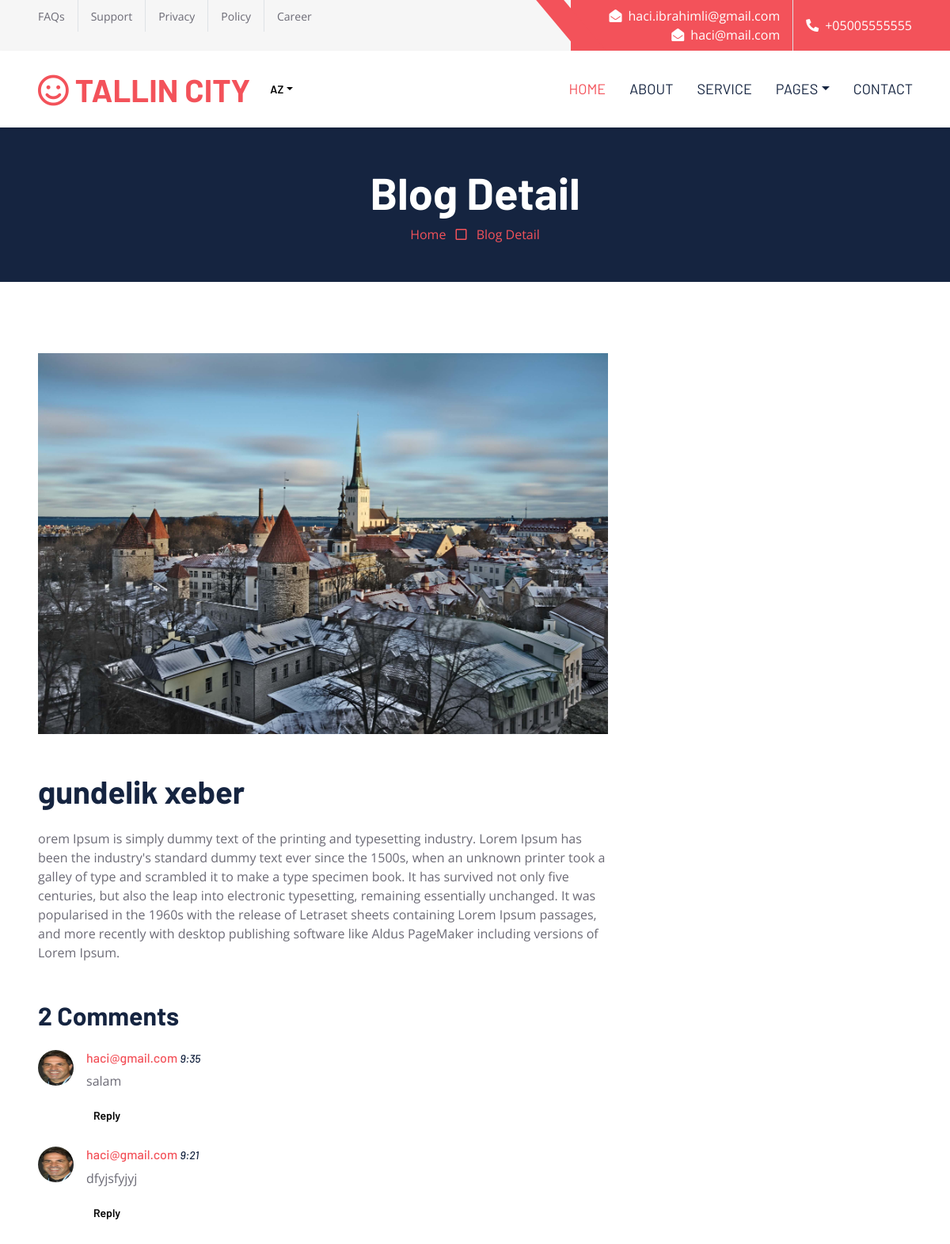
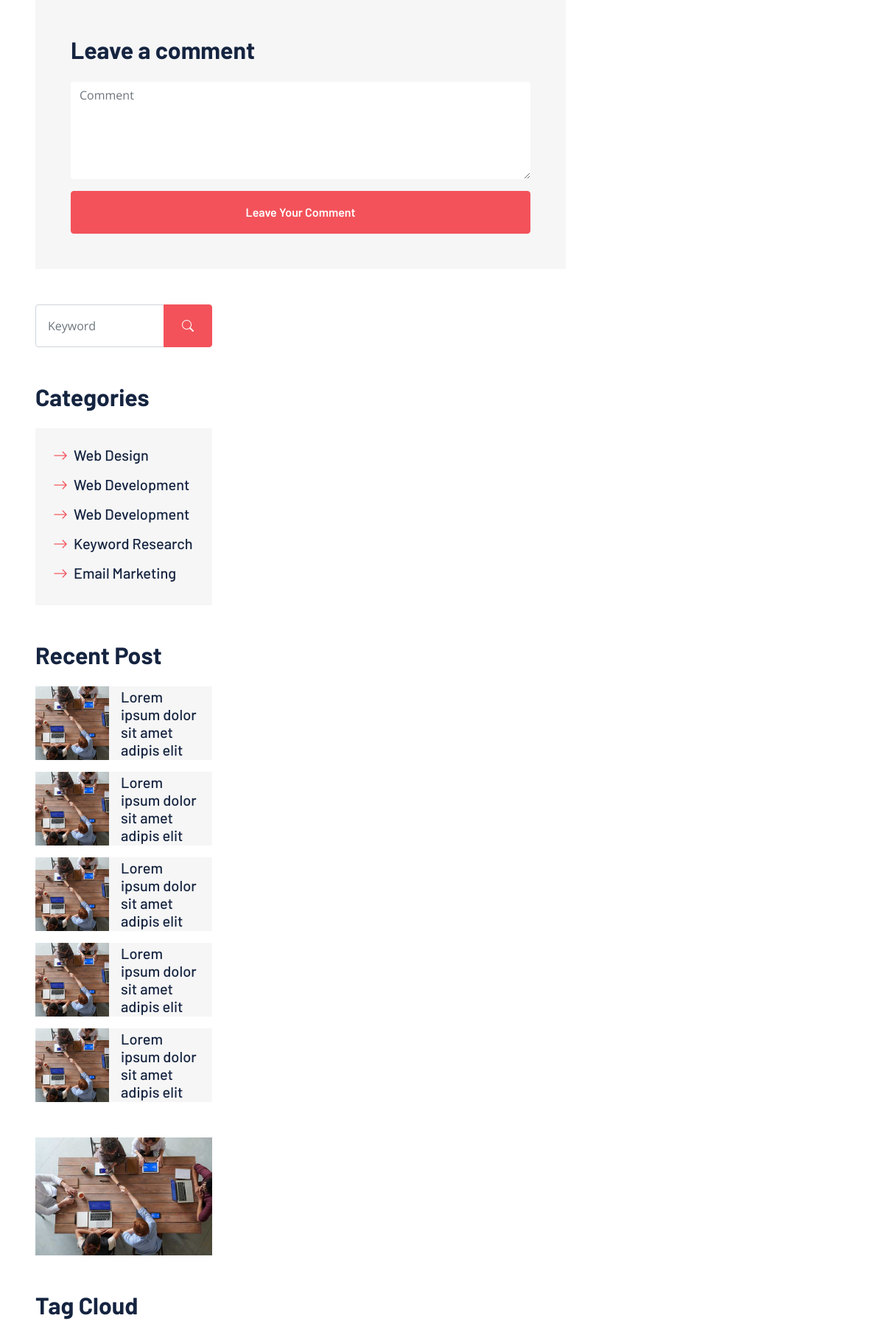
The app's page /blog/detail/cahMCRALwr (upper part) with its own data (2 pictures, top to bottom).
### my_app/models.py (models this page shows, shortened)
class Emails(DateMixin):
    email = models.EmailField(verbose_name='Email')
    def __str__(self):
        return self.email
    class Meta:
        ordering = ("-created_at", )
        verbose_name = "Email"
        verbose_name_plural = "Emailler"

class Phones(DateMixin):
    phone = models.CharField(max_length=255,verbose_name='phone number')
    def __str__(self):
        return self.phone
    class Meta:
        ordering = ("-created_at", )
        verbose_name = "phone"
        verbose_name_plural = "phones"

class MainDetails(DateMixin):
    emails = models.ManyToManyField(Emails,verbose_name='Emails')
    locations = models.ManyToManyField(Location,verbose_name='locations')
    phones = models.ManyToManyField(Phones,verbose_name='phones')
    logo = models.ImageField(upload_to=Uploader.upload_photo_to_logo)
    logo_name = models.CharField(max_length=255,verbose_name='right side of logo')
    map_url = models.TextField(verbose_name='xerite',null=True,blank=True)
    class Meta:
        ordering = ("-created_at", )
        verbose_name = "main information"
        verbose_name_plural = "main informations"

class Blog(SlugMixin, DateMixin):
    title = models.CharField(max_length=255,verbose_name='basliq')
    description = models.TextField(verbose_name='movzu')
    image = models.ImageField(upload_to=Uploader.upload_photo_to_blog,null=True,blank=True)
    class Meta:
     ordering = ('title',)
     verbose_name = 'bloq'
     verbose_name_plural = 'bloqlar'

class Comment(DateMixin, SlugMixin):
    text = models.TextField(verbose_name="User's comment")
    blog = models.ForeignKey(Blog, on_delete=models.SET_NULL, null=True, blank=True)
    user = models.ForeignKey(User, on_delete=models.SET_NULL, null=True, blank=True)
    class Meta:
        ordering = ("-created_at", )
        verbose_name = "Rey"
        verbose_name_plural = "Reyler"

### account/models.py (models this page shows, shortened)
class MyUser(AbstractBaseUser):
    email = models.EmailField(unique=True, max_length=120)
    name = models.CharField(max_length=40, verbose_name="Istifadəçi adi", blank=True, null=True)
    surname = models.CharField(max_length=40, verbose_name="Istifadəçi soyadi", blank=True, null=True)
    pp = models.ImageField(upload_to="accounts/", blank=True, null=True)
    age = models.CharField(max_length=255, verbose_name="Age")
    birthday = models.DateField(null=True, blank=True)
    gender = models.CharField(max_length=20, null=True, blank=True)
    phone = models.CharField(max_length=100, null=True, blank=True)
    slug = models.SlugField(unique=True)
    activation_code = models.CharField(max_length=50, unique=True, blank=True, null=True)
    password_reset_code = models.CharField(max_length=120, blank=True, null=True)
    created_at = models.DateTimeField(auto_now_add=True)
    is_active = models.BooleanField(default=True)
    is_staff = models.BooleanField(default=False)
    is_superuser = models.BooleanField(default=False)
    objects = MyUserManager()
    USERNAME_FIELD = 'email'
    class Meta:
        ordering = ['-created_at']
        verbose_name = 'MyUser'
        verbose_name_plural = 'MyUser'

### my_app/views.py (the view)
# urls.py: path('blog/detail/<slug>',blog_detail_view,name = 'blog_detail'),
def blog_detail_view(request,slug):
    blog = Blog.objects.get(slug=slug)
    comments = Comment.objects.filter(blog=blog) #comment
    if request.method == "POST":
        comment = request.POST.get("comment")
        my_obj = Comment.objects.create(
            text=comment, user=request.user, blog=blog
        )
        my_obj.save()
    context = {
    'blog':blog,
    "comments": comments
    }
    return render(request,'detail.html',context)

### my_app/context_processor.py (called while the page is built)
def data_sender(request):
    main_detail = MainDetails.objects.first()
    return {"main_detail": main_detail,}

### my_app/models.py (called while the page is built)
    def __str__(self):
        return self.location

### templates/detail.html (shortened to what this page needs)
{% extends 'base.html'%}
{% load static %}
{% block body %}
    <div class="container-fluid bg-dark p-5">
        <div class="row">
            <div class="col-12 text-center">
                <h1 class="display-4 text-white">Blog Detail</h1>
                <a href="">Home</a>
                <i class="far fa-square text-primary px-2"></i>
                <a href="">Blog Detail</a>
            </div>
        </div>
    </div>
    <div class="container-fluid py-6 px-5">
        <div class="row g-5">
            <div class="col-lg-8">
                <div class="mb-5">
                    <img class="img-fluid w-100 mb-5" src="{{blog.image.url}}" alt="">
                    <h1 class="mb-4">{{blog.title}}</h1>
                    {{blog.description}}
                </div>
                <div class="mb-5">
                    <h2 class="mb-4">{{comments.count}} Comments</h2>
                    {% for c in comments %}
                    <div class="d-flex mb-4">
                        <img src="{{c.user.pp.url}}" class="img-fluid rounded-circle" style="width: 45px; height: 45px;">
                        <div class="ps-3">
                            <h6><a href="">{{c.user.email}}</a> <small><i>{{c.created_at|date:'f'}}</i></small></h6>
                            <p>{{c.text}}</p>
                            <button class="btn btn-sm btn-light">Reply</button>
                        </div>
                    </div>
                    {% endfor %}
                <div class="bg-secondary p-5">
                    <h2 class="mb-4">Leave a comment</h2>
                    <form method="post">
                        <div class="row g-3">
                            <div class="col-12">
                                <textarea class="form-control bg-white border-0" rows="5" name="comment" placeholder="Comment"></textarea>
                            </div>
                            <div class="col-12">
                                <button class="btn btn-primary w-100 py-3" type="submit">Leave Your Comment</button>
                            </div>
                        </div>
                    </form>
                </div>
            </div>
            <div class="col-lg-4">
                <div class="mb-5">
                    <div class="input-group">
                        <input type="text" class="form-control p-3" placeholder="Keyword">
                        <button class="btn btn-primary px-4"><i class="bi bi-search"></i></button>
                    </div>
                </div>
                <div class="mb-5">
                    <h2 class="mb-4">Categories</h2>
                    <div class="d-flex flex-column justify-content-start bg-secondary p-4">
                        <a class="h5 mb-3" href="#"><i class="bi bi-arrow-right text-primary me-2"></i>Web Design</a>
                        <a class="h5 mb-3" href="#"><i class="bi bi-arrow-right text-primary me-2"></i>Web Development</a>
                        <a class="h5 mb-3" href="#"><i class="bi bi-arrow-right text-primary me-2"></i>Web Development</a>
                        <a class="h5 mb-3" href="#"><i class="bi bi-arrow-right text-primary me-2"></i>Keyword Research</a>
                        <a class="h5" href="#"><i class="bi bi-arrow-right text-primary me-2"></i>Email Marketing</a>
                    </div>
                </div>
                <div class="mb-5">
                    <h2 class="mb-4">Recent Post</h2>
                    <div class="d-flex mb-3">
                        <img class="img-fluid" src="img/blog-1.jpg" style="width: 100px; height: 100px; object-fit: cover;" alt="">
                        <a href="" class="h5 d-flex align-items-center bg-secondary px-3 mb-0">Lorem ipsum dolor sit amet adipis elit
                        </a>
                    </div>
                    <div class="d-flex mb-3">
                        <img class="img-fluid" src="img/blog-1.jpg" style="width: 100px; height: 100px; object-fit: cover;" alt="">
                        <a href="" class="h5 d-flex align-items-center bg-secondary px-3 mb-0">Lorem ipsum dolor sit amet adipis elit
                        </a>
                    </div>
                    <div class="d-flex mb-3">
                        <img class="img-fluid" src="img/blog-1.jpg" style="width: 100px; height: 100px; object-fit: cover;" alt="">
                        <a href="" class="h5 d-flex align-items-center bg-secondary px-3 mb-0">Lorem ipsum dolor sit amet adipis elit
                        </a>
                    </div>
                    <div class="d-flex mb-3">
                        <img class="img-fluid" src="img/blog-1.jpg" style="width: 100px; height: 100px; object-fit: cover;" alt="">
                        <a href="" class="h5 d-flex align-items-center bg-secondary px-3 mb-0">Lorem ipsum dolor sit amet adipis elit
                        </a>
                    </div>
                    <div class="d-flex">
                        <img class="img-fluid" src="img/blog-1.jpg" style="width: 100px; height: 100px; object-fit: cover;" alt="">
                        <a href="" class="h5 d-flex align-items-center bg-secondary px-3 mb-0">Lorem ipsum dolor sit amet adipis elit
                        </a>
                    </div>
                </div>
                <div class="mb-5">
                    <img src="img/blog-1.jpg" alt="" class="img-fluid">
                </div>
                <div class="mb-5">
                    <h2 class="mb-4">Tag Cloud</h2>
                </div>
            </div>
        </div>
    </div>
    {% endblock body %}

### templates/base.html (shortened to what this page needs)
{% load static %}
{% load i18n %}
{% get_current_language as LANGUAGE_CODE %}
{% get_available_languages as LANGUAGES %}
<!DOCTYPE html>
<html lang="en">
<head>
    <link href="https://cdnjs.cloudflare.com/ajax/libs/font-awesome/5.10.0/css/all.min.css" rel="stylesheet">
    <link href="https://cdn.jsdelivr.net/npm/bootstrap-icons@1.4.1/font/bootstrap-icons.css" rel="stylesheet">
    <link href="{% static 'lib/owlcarousel/assets/owl.carousel.min.css' %}" rel="stylesheet">
    <link href="{% static 'css/bootstrap.min.css' %}" rel="stylesheet">
    <link href="{% static 'css/style.css' %}" rel="stylesheet">
</head>
<div>
    <div class="container-fluid bg-secondary ps-5 pe-0 d-none d-lg-block">
        <div class="row gx-0">
            <div class="col-md-6 text-center text-lg-start mb-2 mb-lg-0">
                <div class="d-inline-flex align-items-center">
                    <a class="text-body py-2 pe-3 border-end" href=""><small>{% trans 'FAQs' %}</small></a>
                    <a class="text-body py-2 px-3 border-end" href=""><small>{% trans 'Support' %}</small></a>
                    <a class="text-body py-2 px-3 border-end" href=""><small>{% trans 'Privacy' %}</small></a>
                    <a class="text-body py-2 px-3 border-end" href=""><small>{% trans 'Policy' %}</small></a>
                    <a class="text-body py-2 ps-3" href=""><small>{% trans 'Career' %}</small></a>
                </div>
            </div>
            <div class="col-md-6 text-center text-lg-end">
                <div class="position-relative d-inline-flex align-items-center bg-primary text-white top-shape px-5">
                    <div class="me-3 pe-3 border-end py-2">
                        {% for i in main_detail.emails.all %}
                        <p class="m-0"><i class="fa fa-envelope-open me-2"></i>{{i}}</p>
                        {% endfor %}
                    </div>
                    <div class="py-2">
                        {% for j in main_detail.phones.all %}
                        <p class="m-0"><i class="fa fa-phone-alt me-2"></i>+{{j}}</p>
                        {% endfor %}
                    </div>
                </div>
            </div>
        </div>
    </div>
    <nav class="navbar navbar-expand-lg bg-white navbar-light shadow-sm px-5 py-3 py-lg-0">
        <a href="index.html" class="navbar-brand p-0">
            <h1 class="m-0 text-uppercase text-primary"><i class="far fa-smile text-primary me-2"></i>{{main_detail.logo_name}}</h1>
        </a>
        <div class="btn-group">
            <button type="button" class="btn btn-sm btn-light dropdown-toggle" data-toggle="dropdown">{{ LANGUAGE_CODE|upper }}</button>
        </div>
        <div class="collapse navbar-collapse" id="navbarCollapse">
            <div class="navbar-nav ms-auto py-0 me-n3">
                <a href="index.html" class="nav-item nav-link active">Home</a>
                <a href="about.html" class="nav-item nav-link">About</a>
                <a href="service.html" class="nav-item nav-link">Service</a>
                <div class="nav-item dropdown">
                    <a href="#" class="nav-link dropdown-toggle" data-bs-toggle="dropdown">Pages</a>
                </div>
                <a href="contact.html" class="nav-item nav-link">Contact</a>
            </div>
        </div>
    </nav>
    {% block body %}
    {% endblock body%}
</body>
</html>

### static/css/style.css (style rules this page uses)
:root { --primary: #F3525A; --secondary: #F6F6F6; --light: #FFFFFF; --dark: #152440; }
h1, h2, .font-weight-bold { font-weight: 700 !important; }
h5, h6, .font-weight-medium { font-weight: 500 !important; }
.py-6 { padding-top: 90px; padding-bottom: 90px; }
.btn { font-family: 'Barlow', sans-serif; font-weight: 600; transition: .5s; }
.btn-primary { color: #FFFFFF; }
.top-shape::before { position: absolute; content: ""; width: 35px; height: 100%; top: 0; left: -17px; background: var(--primary); transform: skew(40deg); }
.navbar-light .navbar-nav .nav-link { font-family: 'Barlow', sans-serif; padding: 35px 15px; font-size: 18px; text-transform: uppercase; color: var(--dark); outline: none; transition: .5s; }
.navbar-light .navbar-nav .nav-link:hover, .navbar-light .navbar-nav .nav-link.active { color: var(--primary); }

### records on screen
Emails: email "haci.ibrahimli@gmail.com"
Emails: email "haci@mail.com"
Phones: phone "05005555555"
MainDetails: logo_name "TALLIN CITY"
Blog: image (picture), title "gundelik xeber", description "orem Ipsum is simply dummy text of the printing and typesetting industry. Lorem Ipsum has been the industry's standard dummy text ever since the 1500s, when an unknown printer took a galley of type and scrambled it to make a type specimen book. It has survived not only five centuries, but also the leap into electronic typesetting, remaining essentially unchanged. It was popularised in the 1960s with the release of Letraset sheets containing Lorem Ipsum passages, and more recently with desktop publishing software like Aldus PageMaker including versions of Lorem Ipsum."
Comment: user.pp (picture), user.email "haci@gmail.com", created_at "9:35", text "salam"
Comment: user.pp (picture), user.email "haci@gmail.com", created_at "9:21", text "dfyjsfyjyj"

### other values on screen
{{ LANGUAGE_CODE|upper }} "AZ"
{{ comments.count }} "2"
